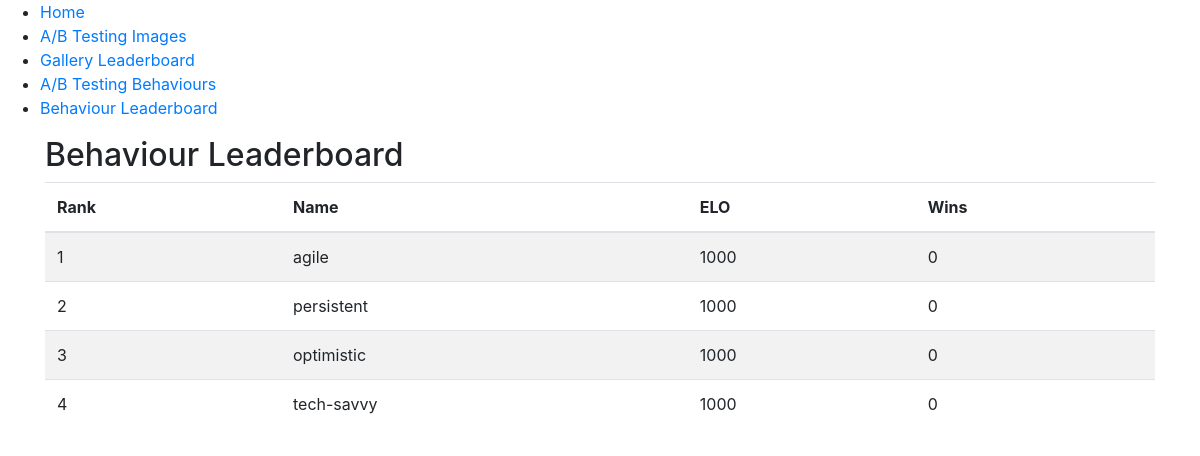
/behaviour_leaderboard, run on the app's committed database.
### tables this page shows
CREATE TABLE Behaviour (
            id INTEGER PRIMARY KEY AUTOINCREMENT,
            name TEXT NOT NULL UNIQUE,
            ELO INTEGER DEFAULT 1000,
            Wins INTEGER DEFAULT 0
        );

### app.py (the view)
@app.route('/behaviour_leaderboard')
def behaviour_leaderboard():
    leaderboard = get_behaviour_leaderboard()
    return render_template('behaviour_leaderboard.html', leaderboard=leaderboard)

### utils.py (called while the page is built)
def get_behaviour_leaderboard(limit=10):
    conn = sqlite3.connect('treehouse.db')
    cursor = conn.cursor()
    try:
        cursor.execute("SELECT name, ELO, Wins FROM Behaviour ORDER BY ELO DESC LIMIT ?", (limit,))
        leaderboard = cursor.fetchall()
        return leaderboard
    except Exception as e:
        print(f"Error retrieving behaviour leaderboard: {e}")
        return []
    finally:
        conn.close()

### templates/behaviour_leaderboard.html
{% extends 'base.html' %}
{% block content %}
    <h2>Behaviour Leaderboard</h2>
    <table class="table table-striped">
        <thead>
            <tr>
                <th>Rank</th>
                <th>Name</th>
                <th>ELO</th>
                <th>Wins</th>
            </tr>
        </thead>
        <tbody>
            {% for behaviour in leaderboard %}
                <tr>
                    <td>{{ loop.index }}</td>
                    <td>{{ behaviour[0] }}</td>
                    <td>{{ behaviour[1] }}</td>
                    <td>{{ behaviour[2] }}</td>
                </tr>
            {% endfor %}
        </tbody>
    </table>
{% endblock %}

### data on the page
Behaviour: name "agile", ELO "1000", Wins "0"
Behaviour: name "persistent", ELO "1000", Wins "0"
Behaviour: name "optimistic", ELO "1000", Wins "0"
Behaviour: name "tech-savvy", ELO "1000", Wins "0"
